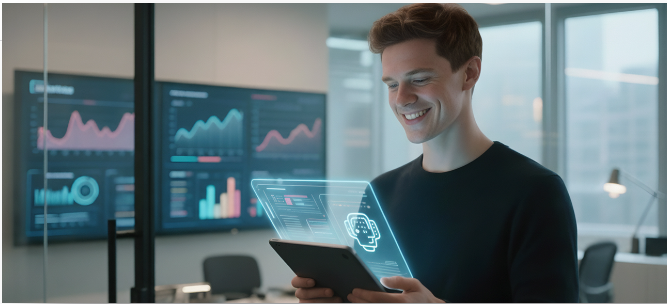
#> input picture 1° Semestre/numpy/banner.png, 667 x 304 px
$ python numpyEstudoSala.py
#> lines starting #> are read from the running program, lines starting #| are printed output that depends on the picture
from matplotlib import pyplot as plt
import numpy as np
import cv2

img = cv2.imread("banner.png")
#> img is the input picture: shape (304, 667, 3); mean B, G, R 120.6, 116.2, 99.7
img = np.array(img)
img = cv2.cvtColor(img, cv2.COLOR_BGR2RGB)

branco = np.full(img.shape, [255,255,255])
m3 = np.hstack((img,branco))
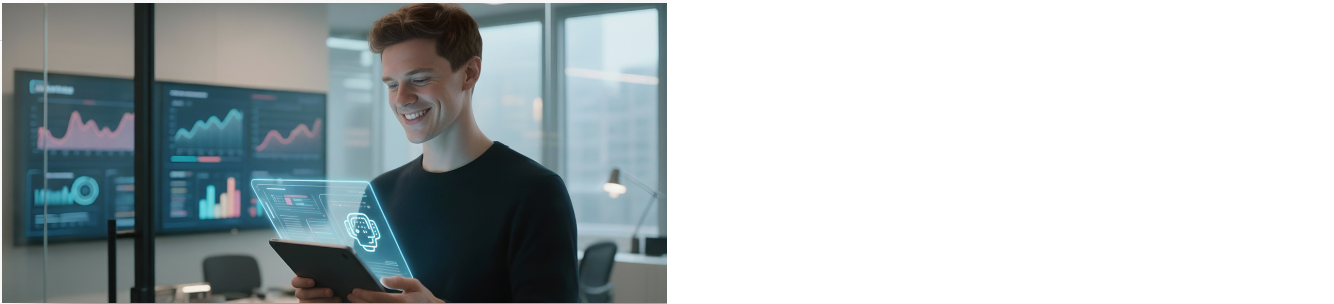
#> m3: shape (304, 1334, 3) int64; mean R, G, B 177.3, 185.6, 187.8
m4 = np.hstack((branco,img))
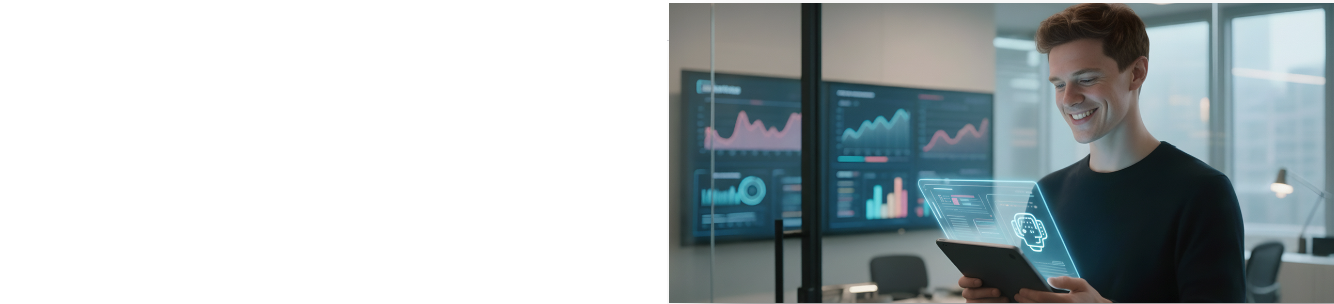
#> m4: shape (304, 1334, 3) int64; mean R, G, B 177.3, 185.6, 187.8
m5 = np.vstack((m3,m4))
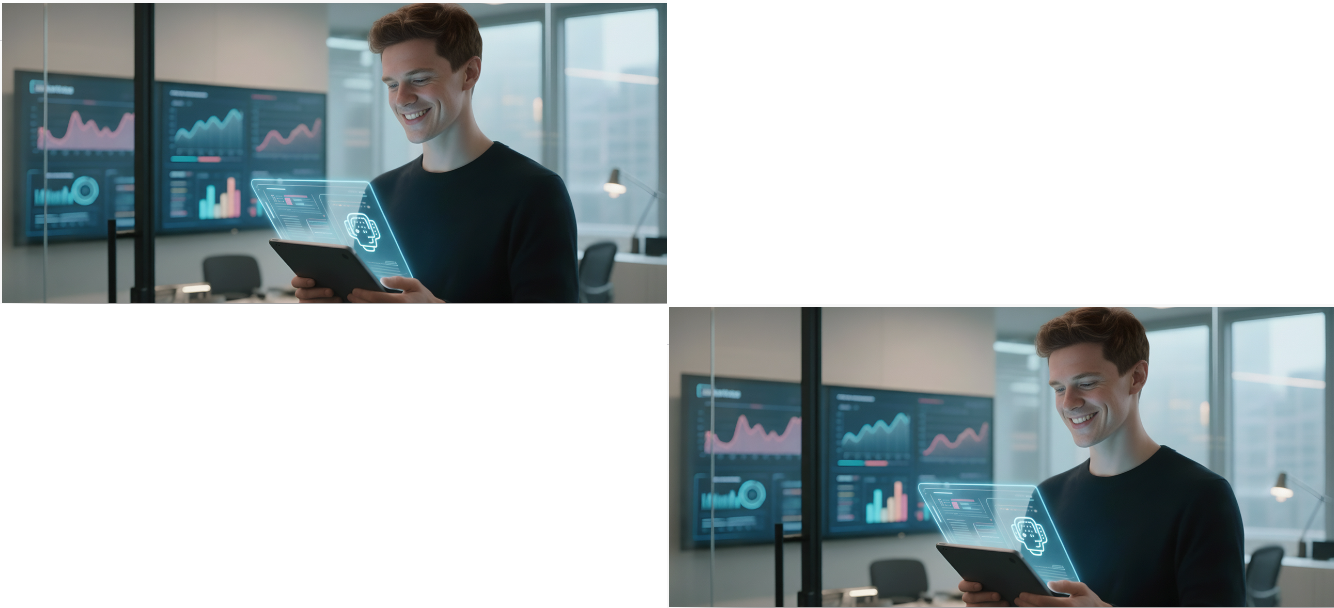
#> m5: shape (608, 1334, 3) int64; mean R, G, B 177.3, 185.6, 187.8

plt.imshow(m5)
plt.show()

lista = ['joao','maria','jose']
dict1 = {
    'ch1' : lista[0],
    'ch2' : lista[1],
    'ch3' : lista[2]
}
